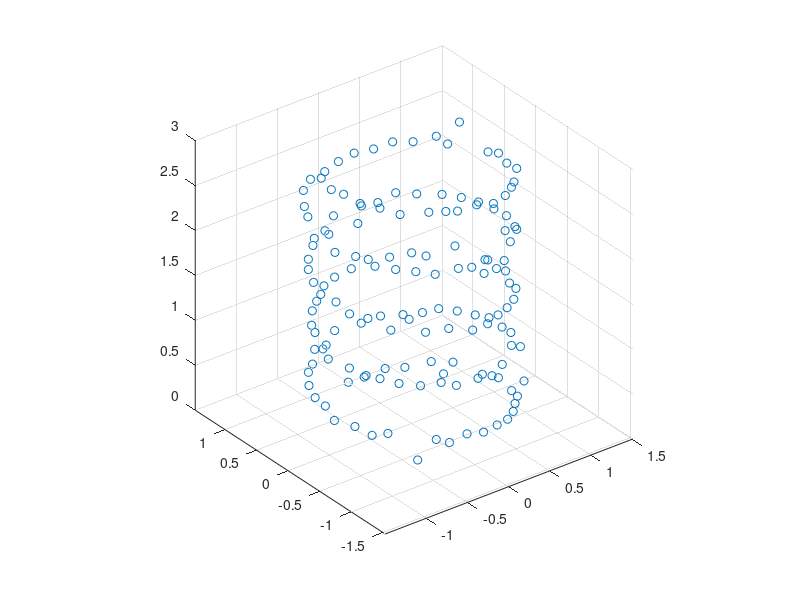

The MATLAB script that drew this image: (Note: this script raises an error after producing the figure.)
clc
clear all
close all

warning('off','all')

load trajektoria2

plot3(x, y, z, 'o')
grid on
axis equal

N = 60;
xa = aproksymacjaTrygonometryczna(n, x, N);  % aproksymacja wspolrzednej x
ya = aproksymacjaTrygonometryczna(n, y, N);  % aproksymacja wspolrzednej y
za = aproksymacjaTrygonometryczna(n, z, N);  % aproksymacja wspolrzednej z
hold on
plot3(xa,ya,za,'g','lineWidth',4)
title("Aproksymacja trajektorii lotu drona, a rzeczywista trasa")
xlabel("x[m]")
ylabel("y[m]")
zlabel("z[m]")
print (gcf, 'zadanie6a.png', '-dpng', '-r450')
hold off

%%

err = [];
M = size(n);
M = M(2);
for N = 1:71
    xa = aproksymacjaTrygonometryczna(n, x, N);
    ya = aproksymacjaTrygonometryczna(n, y, N);
    za = aproksymacjaTrygonometryczna(n, z, N);
    err = [err, (sqrt(sum((x - xa).^2)) / M) + (sqrt(sum((y - ya).^2)) / M) + (sqrt(sum((z - za).^2)) / M)];
end

semilogy(err)
grid on
title("Błąd aproksymacji trygonometrycznej")
xlabel("N")
ylabel("Błąd")
print (gcf, 'zadanie6b.png', '-dpng', '-r450')

%%

plot3(x, y, z, 'o')
grid on
axis equal

N = 150;
xa = aproksymacjaTrygonometryczna(n, x, N);  % aproksymacja wspolrzednej x
ya = aproksymacjaTrygonometryczna(n, y, N);  % aproksymacja wspolrzednej y
za = aproksymacjaTrygonometryczna(n, z, N);  % aproksymacja wspolrzednej z
hold on
plot3(xa,ya,za,'g','lineWidth',4)
title("Aproksymacja trajektorii lotu drona, a rzeczywista trasa dla rzędu = 150")
xlabel("x[m]")
ylabel("y[m]")
zlabel("z[m]")
print (gcf, 'zadanie6c.png', '-dpng', '-r450')
hold off
